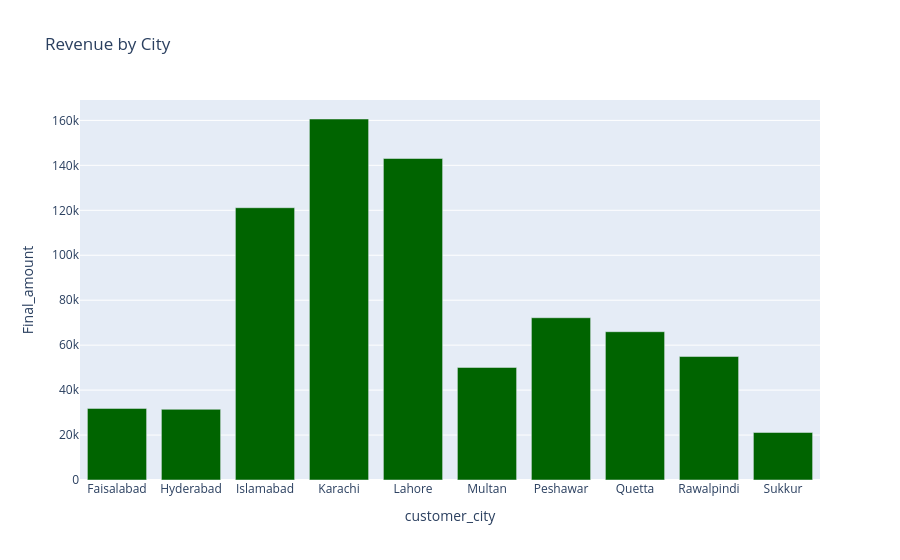

This figure's notebook cell:
### Markdown cell above
1. interactive bar chart __Revenue by city(use color parameter,add text labels on bars)

### Code cell
fig = px.bar(
    city_revenue,
    x="customer_city",
    y="Final_amount",
    title="Revenue by City"
)

fig.update_traces(marker_color="darkgreen")

fig.show()

### Figure 1 — Plotly figure (JSON) as saved in the notebook; plotly's stock layout.template omitted (floating-point values rounded to 4 significant figures)
{"data": [{"hovertemplate": "customer_city=%{x}<br>Final_amount=%{y}<extra></extra>", "legendgroup": "", "marker": {"color": "darkgreen", "pattern": {"shape": ""}}, "name": "", "orientation": "v", "showlegend": false, "textposition": "auto", "type": "bar", "x": ["Faisalabad", "Hyderabad", "Islamabad", "Karachi", "Lahore", "Multan", "Peshawar", "Quetta", "Rawalpindi", "Sukkur"], "xaxis": "x", "y": [31860.0, 31460.0, 121100.0, 160600.0, 143000.0, 50080.0, 72200.0, 65980.0, 54940.0, 21140.0], "yaxis": "y"}], "layout": {"barmode": "relative", "legend": {"tracegroupgap": 0}, "title": {"text": "Revenue by City"}, "xaxis": {"anchor": "y", "domain": [0, 1], "title": {"text": "customer_city"}}, "yaxis": {"anchor": "x", "domain": [0, 1], "title": {"text": "Final_amount"}}}}
